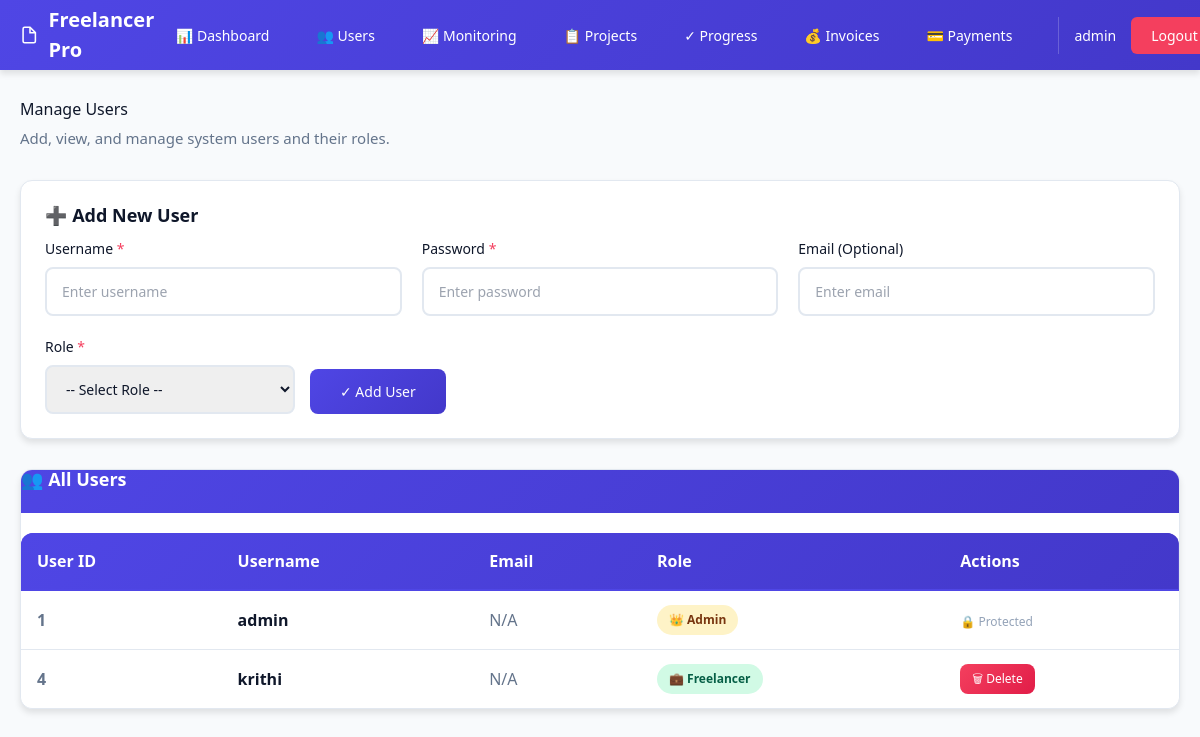
The app's page /manage_users (signed in), older data.
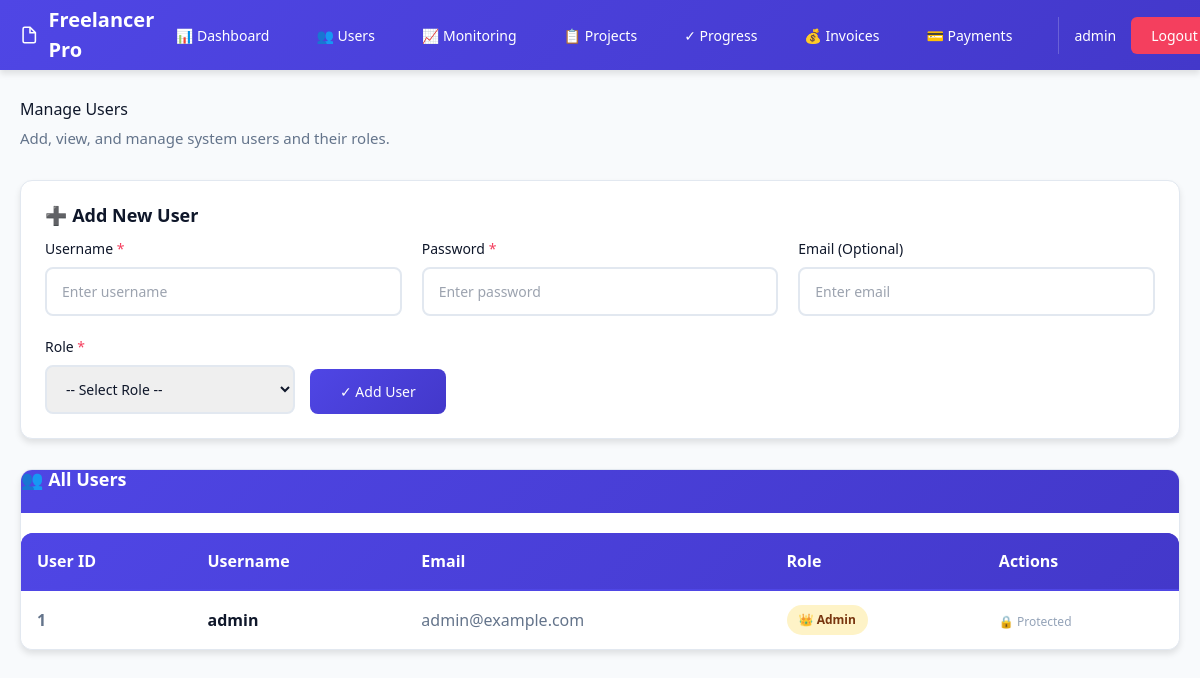
The same page, newer data.
### tables this page shows
CREATE TABLE users (
    id INTEGER PRIMARY KEY AUTOINCREMENT,
    username TEXT UNIQUE,
    password TEXT,
    role TEXT
, email TEXT, created_at TIMESTAMP, status TEXT);

### app.py (the view, shortened to what this page needs)
@app.route("/manage_users", methods=["GET", "POST"])
@admin_required
def manage_users():
    conn = get_db_connection()
    error = None
    users = conn.execute("SELECT * FROM users").fetchall()
    close_db_connection(conn)
    return render_template("manage_users.html", users=users, error=error)

### app.py (called while the page is built)
def admin_required(f):
    @wraps(f)
    def decorated_function(*args, **kwargs):
        if "user_id" not in session:
            return redirect("/login")
        if session.get("role") != "admin":
            return "Access Denied", 403
        return f(*args, **kwargs)
    return decorated_function

### database.py (called while the page is built)
def get_db_connection():
    conn = sqlite3.connect(DATABASE_PATH)
    conn.row_factory = sqlite3.Row
    return conn

def close_db_connection(conn):
    if conn:
        conn.close()

### templates/manage_users.html (shortened to what the changed rows need)
{% extends "base.html" %}
{% block content %}
<div>
    <div style="margin-bottom: 30px;">
        <h1 style="margin-bottom: 8px;">Manage Users</h1>
    </div>
    <div class="card" style="margin-bottom: 30px;">
        <h2 class="card-title" style="margin-top: 0;">➕ Add New User</h2>
    </div>
    <div class="card" style="padding: 0; overflow: hidden;">
        <div style="overflow-x: auto;">
            <table style="margin-top: 0; box-shadow: none;">
                <thead>
                    <tr style="background: linear-gradient(135deg, #4f46e5 0%, #4338ca 100%); color: white;">
                        <th style="border-bottom: 2px solid #4f46e5; color: white;">User ID</th>
                        <th style="border-bottom: 2px solid #4f46e5; color: white;">Username</th>
                        <th style="border-bottom: 2px solid #4f46e5; color: white;">Email</th>
                        <th style="border-bottom: 2px solid #4f46e5; color: white;">Role</th>
                        <th style="border-bottom: 2px solid #4f46e5; color: white;">Actions</th>
                    </tr>
                </thead>
                <tbody>
                    {% if users %}
                        {% for user in users %}
                        <tr>
                            <td style="font-weight: 600; color: #64748b;">{{ user.id }}</td>
                            <td style="font-weight: 600; color: #0f172a;">{{ user.username }}</td>
                            <td style="color: #64748b;">{{ user.email if user.email else "N/A" }}</td>
                            <td>
                                {% if user.role == "admin" %}
                                    <span class="badge" style="background-color: #fef3c7; color: #78350f;">👑 Admin</span>
                                {% else %}
                                    <span class="badge badge-success">💼 Freelancer</span>
                                {% endif %}
                            </td>
                            <td>
                                {% if user.role != "admin" %}
                                    <a href="/delete_user/{{ user.id }}" class="btn btn-danger" style="padding: 6px 12px; font-size: 12px;" onclick="return confirm('Are you sure you want to delete this user?');">
                                        🗑 Delete
                                    </a>
                                {% else %}
                                    <span style="color: #94a3b8; font-size: 12px;">🔒 Protected</span>
                                {% endif %}
                            </td>
                        </tr>
                        {% endfor %}
                    {% else %}
                        <tr>
                            <td colspan="5" style="text-align: center; color: #94a3b8; padding: 40px;">
                                No users found yet.
                            </td>
                        </tr>
                    {% endif %}
                </tbody>
            </table>
        </div>
    </div>
</div>
{% endblock %}

Row changes from the older to the newer data that the page shows:
removed users: id "4", username "krithi", email "N/A", role "💼 Freelancer"
changed users "admin": email "N/A" → "admin@example.com"
